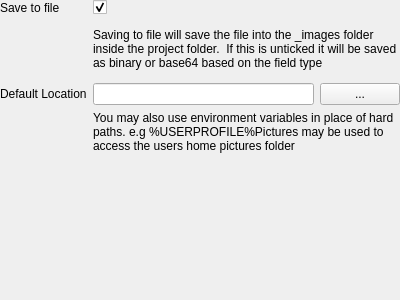
<?xml version="1.0" encoding="UTF-8"?>
<ui version="4.0">
 <class>Form</class>
 <widget class="QWidget" name="Form">
  <property name="geometry">
   <rect>
    <x>0</x>
    <y>0</y>
    <width>400</width>
    <height>300</height>
   </rect>
  </property>
  <property name="windowTitle">
   <string>Form</string>
  </property>
  <layout class="QFormLayout" name="formLayout">
   <property name="margin">
    <number>0</number>
   </property>
   <item row="2" column="0">
    <widget class="QLabel" name="label_3">
     <property name="text">
      <string>Default Location</string>
     </property>
    </widget>
   </item>
   <item row="2" column="1">
    <layout class="QHBoxLayout" name="horizontalLayout">
     <item>
      <widget class="QLineEdit" name="defaultLocationText"/>
     </item>
     <item>
      <widget class="QPushButton" name="locatioButton">
       <property name="text">
        <string>...</string>
       </property>
      </widget>
     </item>
    </layout>
   </item>
   <item row="3" column="1">
    <widget class="QLabel" name="label">
     <property name="text">
      <string>You may also use environment variables in place of hard paths. e.g %USERPROFILE%Pictures may be used to access the users home pictures folder </string>
     </property>
     <property name="wordWrap">
      <bool>true</bool>
     </property>
    </widget>
   </item>
   <item row="0" column="0">
    <widget class="QLabel" name="label_2">
     <property name="text">
      <string>Save to file</string>
     </property>
    </widget>
   </item>
   <item row="0" column="1">
    <widget class="QCheckBox" name="savetofileCheck">
     <property name="text">
      <string/>
     </property>
     <property name="checked">
      <bool>true</bool>
     </property>
    </widget>
   </item>
   <item row="1" column="1">
    <widget class="QLabel" name="label_4">
     <property name="text">
      <string>Saving to file will save the file into the _images folder inside the project folder.  If this is unticked it will be saved as binary or base64 based on the field type </string>
     </property>
     <property name="wordWrap">
      <bool>true</bool>
     </property>
    </widget>
   </item>
  </layout>
 </widget>
 <resources/>
 <connections/>
</ui>
